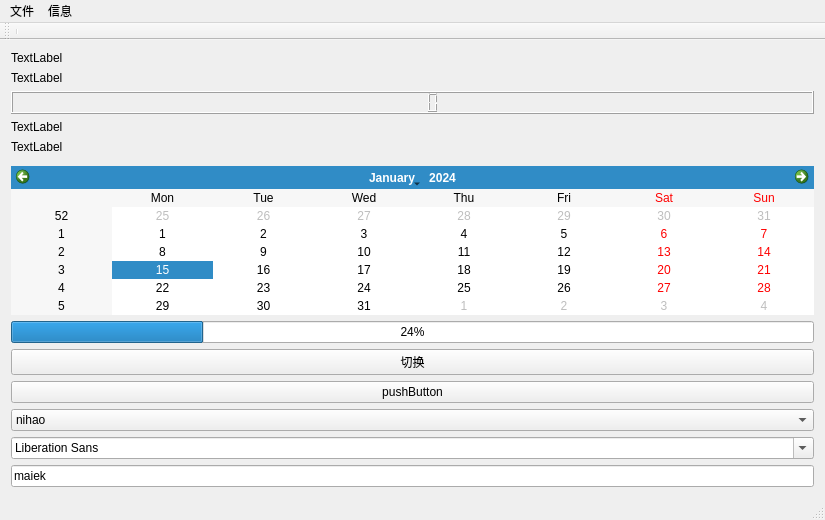
<?xml version="1.0" encoding="UTF-8"?>
<ui version="4.0">
 <class>MainWindow</class>
 <widget class="QMainWindow" name="MainWindow">
  <property name="geometry">
   <rect>
    <x>0</x>
    <y>0</y>
    <width>825</width>
    <height>518</height>
   </rect>
  </property>
  <property name="windowTitle">
   <string>MainWindow</string>
  </property>
  <widget class="QWidget" name="centralWidget">
   <layout class="QGridLayout" name="gridLayout">
    <item row="8" column="0">
     <widget class="QCalendarWidget" name="calendarWidget"/>
    </item>
    <item row="5" column="0">
     <widget class="QLabel" name="labelImage">
      <property name="text">
       <string>TextLabel</string>
      </property>
     </widget>
    </item>
    <item row="10" column="0">
     <widget class="QPushButton" name="pushButton">
      <property name="text">
       <string>切换</string>
      </property>
     </widget>
    </item>
    <item row="7" column="0">
     <widget class="QStackedWidget" name="stackedWidget">
      <property name="currentIndex">
       <number>3</number>
      </property>
      <widget class="QWidget" name="page"/>
      <widget class="QWidget" name="page_2">
       <widget class="QGroupBox" name="groupBox">
        <property name="geometry">
         <rect>
          <x>40</x>
          <y>60</y>
          <width>120</width>
          <height>80</height>
         </rect>
        </property>
        <property name="title">
         <string>GroupBox</string>
        </property>
       </widget>
      </widget>
      <widget class="QWidget" name="page_3">
       <widget class="QPushButton" name="pushButton_2">
        <property name="geometry">
         <rect>
          <x>20</x>
          <y>20</y>
          <width>86</width>
          <height>25</height>
         </rect>
        </property>
        <property name="text">
         <string>PushButton</string>
        </property>
       </widget>
       <widget class="QPushButton" name="pushButton_3">
        <property name="geometry">
         <rect>
          <x>30</x>
          <y>100</y>
          <width>86</width>
          <height>25</height>
         </rect>
        </property>
        <property name="text">
         <string>PushButton</string>
        </property>
       </widget>
      </widget>
      <widget class="QWidget" name="page_4">
       <widget class="QCheckBox" name="checkBox">
        <property name="geometry">
         <rect>
          <x>60</x>
          <y>40</y>
          <width>88</width>
          <height>23</height>
         </rect>
        </property>
        <property name="text">
         <string>CheckBox</string>
        </property>
       </widget>
       <widget class="QCheckBox" name="checkBox_2">
        <property name="geometry">
         <rect>
          <x>30</x>
          <y>100</y>
          <width>88</width>
          <height>23</height>
         </rect>
        </property>
        <property name="text">
         <string>CheckBox</string>
        </property>
       </widget>
      </widget>
     </widget>
    </item>
    <item row="0" column="0">
     <widget class="QLabel" name="labelUrl">
      <property name="text">
       <string>TextLabel</string>
      </property>
     </widget>
    </item>
    <item row="1" column="0">
     <widget class="QLabel" name="labelgif">
      <property name="text">
       <string>TextLabel</string>
      </property>
     </widget>
    </item>
    <item row="13" column="0">
     <widget class="QFontComboBox" name="fontComboBox"/>
    </item>
    <item row="12" column="0">
     <widget class="QComboBox" name="comboBox">
      <item>
       <property name="text">
        <string>nihao </string>
       </property>
      </item>
      <item>
       <property name="text">
        <string>shut up</string>
       </property>
      </item>
     </widget>
    </item>
    <item row="9" column="0">
     <widget class="QProgressBar" name="progressBar">
      <property name="value">
       <number>24</number>
      </property>
     </widget>
    </item>
    <item row="11" column="0">
     <widget class="QPushButton" name="button">
      <property name="text">
       <string>pushButton</string>
      </property>
     </widget>
    </item>
    <item row="3" column="0">
     <widget class="QLabel" name="labelText">
      <property name="text">
       <string>TextLabel</string>
      </property>
     </widget>
    </item>
    <item row="14" column="0">
     <widget class="QLineEdit" name="lineEdit">
      <property name="text">
       <string>maiek</string>
      </property>
     </widget>
    </item>
    <item row="2" column="0">
     <widget class="QLCDNumber" name="lcdNumber"/>
    </item>
   </layout>
  </widget>
  <widget class="QMenuBar" name="menuBar">
   <property name="geometry">
    <rect>
     <x>0</x>
     <y>0</y>
     <width>825</width>
     <height>22</height>
    </rect>
   </property>
   <widget class="QMenu" name="menu">
    <property name="title">
     <string>文件</string>
    </property>
    <addaction name="actionnew"/>
    <addaction name="separator"/>
    <addaction name="separator"/>
   </widget>
   <widget class="QMenu" name="menu_2">
    <property name="title">
     <string>信息</string>
    </property>
    <addaction name="actiono"/>
   </widget>
   <addaction name="menu"/>
   <addaction name="menu_2"/>
  </widget>
  <widget class="QToolBar" name="mainToolBar">
   <attribute name="toolBarArea">
    <enum>TopToolBarArea</enum>
   </attribute>
   <attribute name="toolBarBreak">
    <bool>false</bool>
   </attribute>
   <addaction name="separator"/>
  </widget>
  <widget class="QStatusBar" name="statusBar"/>
  <action name="actionnew">
   <property name="text">
    <string>new</string>
   </property>
  </action>
  <action name="action_6">
   <property name="text">
    <string>asd</string>
   </property>
  </action>
  <action name="actiono">
   <property name="text">
    <string>o</string>
   </property>
  </action>
 </widget>
 <layoutdefault spacing="6" margin="11"/>
 <resources/>
 <connections>
  <connection>
   <sender>button</sender>
   <signal>clicked()</signal>
   <receiver>MainWindow</receiver>
   <slot>close()</slot>
   <hints>
    <hint type="sourcelabel">
     <x>182</x>
     <y>81</y>
    </hint>
    <hint type="destinationlabel">
     <x>199</x>
     <y>149</y>
    </hint>
   </hints>
  </connection>
 </connections>
</ui>
